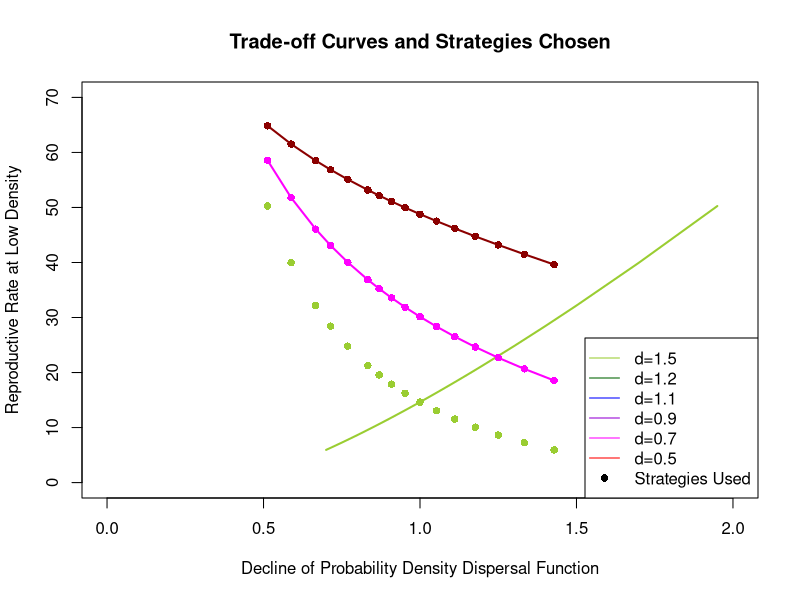

Write the R code that produced this figure.
#Trade-off Curves


#Trade-off function
set_curve <- function(c,m,d){   # c is a co-efficient to set maximum lambda
                                # m is the input dispersal parameter
                                # d is the exponent, defines the shape of the curve 
        lambda<-c*((m-0.4)/2)^d
        return(lambda)
}

#Set co-efficient and dispersal strategies
c<-70
m<-c(0.7,0.75,0.8,0.85,0.9,0.95,1,1.05,1.1,1.15,1.2,1.3,1.4,1.5,1.7,1.95)

#Trade-off, low cost to dispersal
lambdas03<-set_curve(c,m,0.3)


#Trade-off, medium cost to dispersal
lambdas07<-set_curve(c,m,0.7)

#Trade-off, high cost to dispersal
lambdas15<-set_curve(c,m,1.3)


plot(lambdas15~(1/m), ylim=c(0,70),xlim=c(0,2),main="Trade-off Curves and Strategies Chosen",
     xlab="Decline of Probability Density Dispersal Function",
     ylab="Reproductive Rate at Low Density",type="l",lwd=2,col="yellowgreen")
lines(x=1/m,y=lambdas07,lwd=2,col="magenta")
lines(x=1/m,y=lambdas03,lwd=2,col="darkred")
points(x=1/m,y=lambdas15,pch=16,col="yellowgreen")
points(x=1/m,y=lambdas07,pch=16,col="magenta")
points(x=1/m,y=lambdas03,pch=16,col="darkred")
legend(x="bottomright",
       col=c("yellowgreen","darkgreen","blue","darkviolet","magenta","red","black"), 
       legend=c("d=1.5","d=1.2","d=1.1","d=0.9","d=0.7","d=0.5", "Strategies Used"),
       lty=c(1,1,1,1,1,1,NA), pch=c(NA,NA,NA,NA,NA,NA,16))

